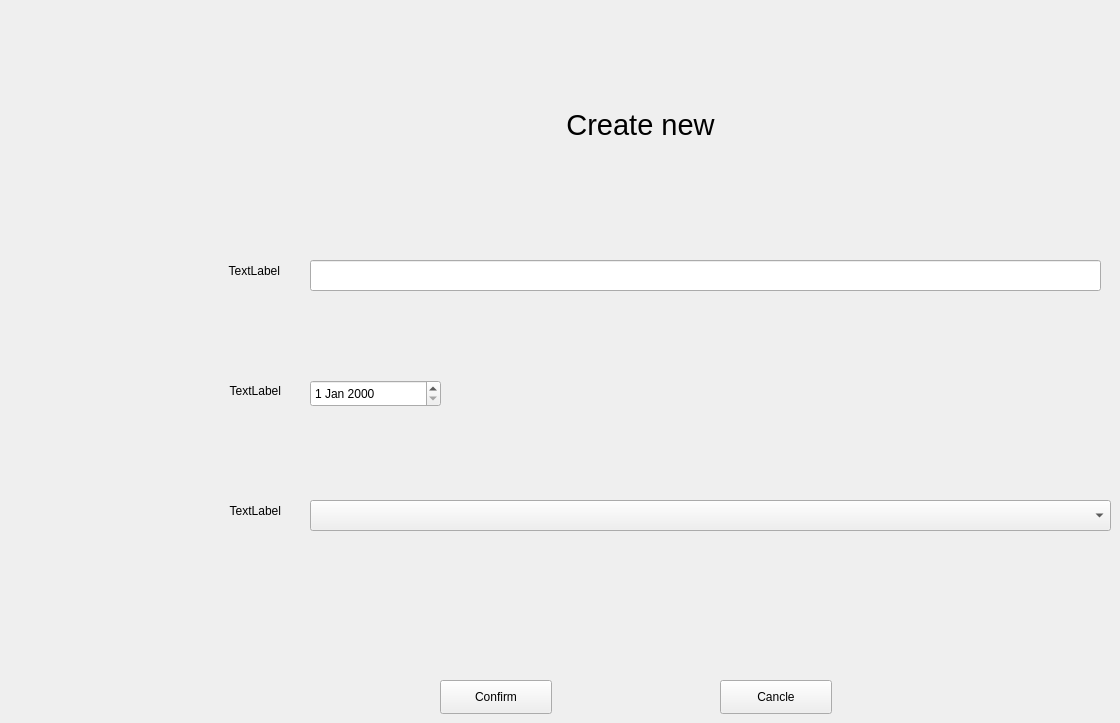
   <widget class="QWidget" name="project_page">
    <property name="styleSheet">
     <string notr="true">QWidget#project_page{background-image: url(Images/widget.png) }
</string>
    </property>
    <widget class="QLineEdit" name="work_edit">
     <property name="geometry">
      <rect>
       <x>310</x>
       <y>260</y>
       <width>791</width>
       <height>31</height>
      </rect>
     </property>
    </widget>
    <widget class="QComboBox" name="leader_box">
     <property name="geometry">
      <rect>
       <x>310</x>
       <y>500</y>
       <width>801</width>
       <height>31</height>
      </rect>
     </property>
    </widget>
    <widget class="QLabel" name="work_label">
     <property name="geometry">
      <rect>
       <x>79</x>
       <y>260</y>
       <width>201</width>
       <height>21</height>
      </rect>
     </property>
     <property name="text">
      <string>TextLabel</string>
     </property>
     <property name="alignment">
      <set>Qt::AlignRight|Qt::AlignTrailing|Qt::AlignVCenter</set>
     </property>
    </widget>
    <widget class="QLabel" name="task_label">
     <property name="geometry">
      <rect>
       <x>480</x>
       <y>90</y>
       <width>321</width>
       <height>71</height>
      </rect>
     </property>
     <property name="styleSheet">
      <string notr="true">font: 18pt &quot;MS Shell Dlg 2&quot;;</string>
     </property>
     <property name="text">
      <string>&lt;html&gt;&lt;head/&gt;&lt;body&gt;&lt;p align=&quot;center&quot;&gt;&lt;span style=&quot; font-size:22pt;&quot;&gt;Create new&lt;/span&gt;&lt;/p&gt;&lt;/body&gt;&lt;/html&gt;</string>
     </property>
    </widget>
    <widget class="QPushButton" name="cancel_work">
     <property name="geometry">
      <rect>
       <x>720</x>
       <y>680</y>
       <width>112</width>
       <height>34</height>
      </rect>
     </property>
     <property name="text">
      <string>Cancle</string>
     </property>
    </widget>
    <widget class="QDateEdit" name="duedate_edit">
     <property name="geometry">
      <rect>
       <x>310</x>
       <y>380</y>
       <width>131</width>
       <height>27</height>
      </rect>
     </property>
     <property name="locale">
      <locale language="English" country="UnitedStates"/>
     </property>
     <property name="keyboardTracking">
      <bool>true</bool>
     </property>
     <property name="calendarPopup">
      <bool>false</bool>
     </property>
     <property name="timeSpec">
      <enum>Qt::UTC</enum>
     </property>
    </widget>
    <widget class="QLabel" name="duedate_label">
     <property name="geometry">
      <rect>
       <x>80</x>
       <y>380</y>
       <width>201</width>
       <height>21</height>
      </rect>
     </property>
     <property name="text">
      <string>TextLabel</string>
     </property>
     <property name="alignment">
      <set>Qt::AlignRight|Qt::AlignTrailing|Qt::AlignVCenter</set>
     </property>
    </widget>
    <widget class="QPushButton" name="confirm_word">
     <property name="geometry">
      <rect>
       <x>440</x>
       <y>680</y>
       <width>112</width>
       <height>34</height>
      </rect>
     </property>
     <property name="text">
      <string>Confirm</string>
     </property>
    </widget>
    <widget class="QLabel" name="leader_label">
     <property name="geometry">
      <rect>
       <x>80</x>
       <y>500</y>
       <width>201</width>
       <height>21</height>
      </rect>
     </property>
     <property name="text">
      <string>TextLabel</string>
     </property>
     <property name="alignment">
      <set>Qt::AlignRight|Qt::AlignTrailing|Qt::AlignVCenter</set>
     </property>
    </widget>
   </widget>
